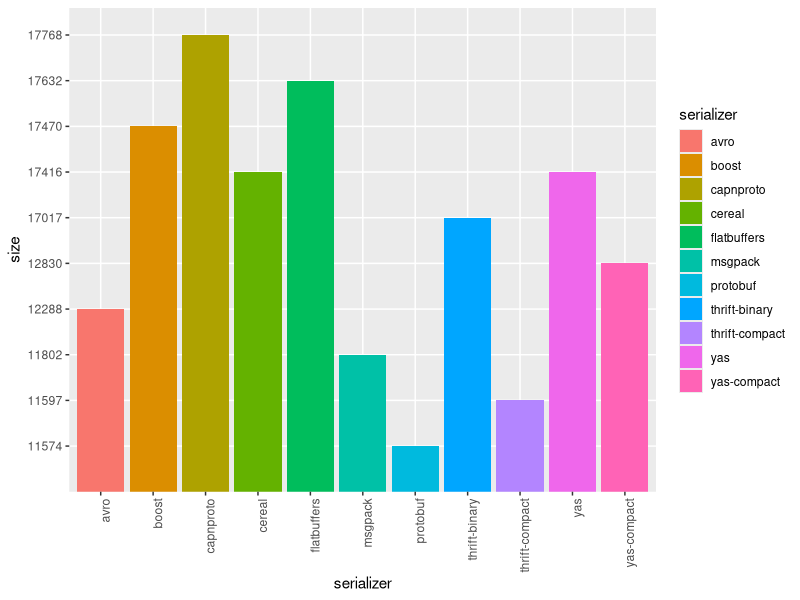
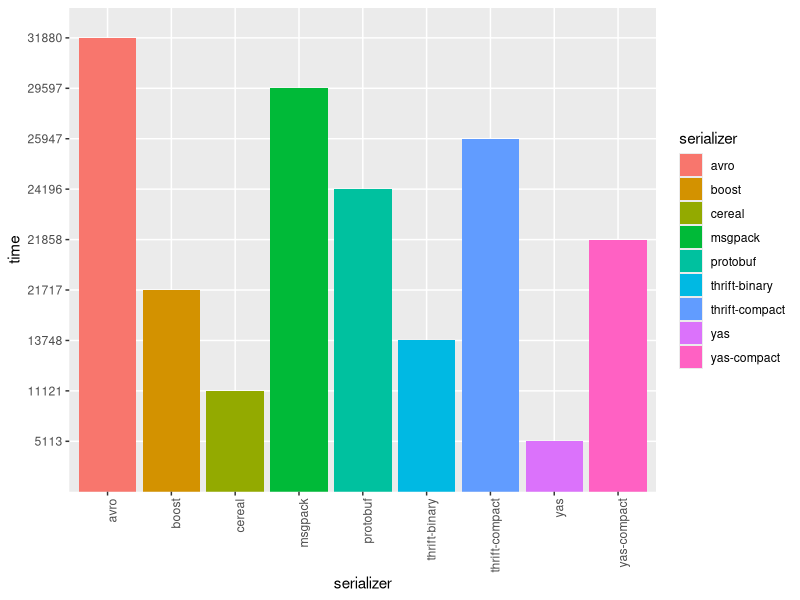
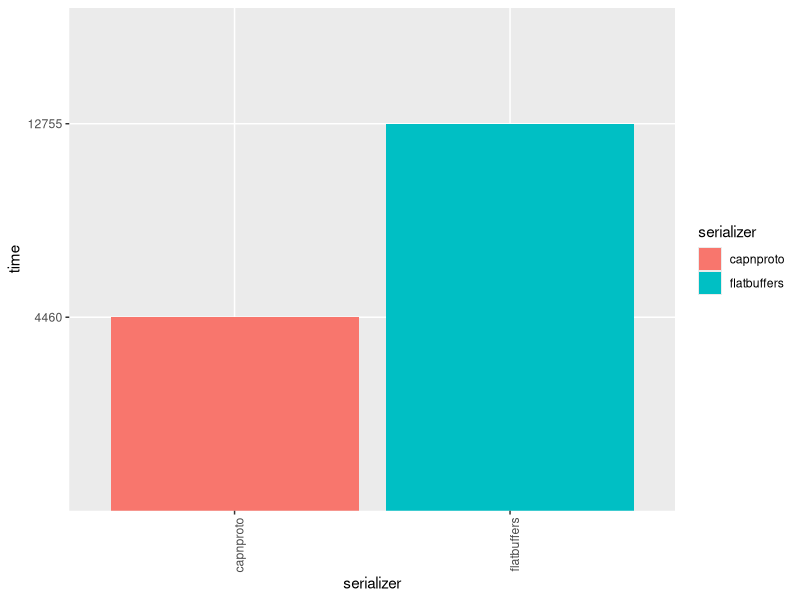

Generate these figures, in order, with R:
library(ggplot2)

names.size <- c("thrift-binary", "thrift-compact", "protobuf", "boost", "msgpack", "cereal", "avro", "capnproto", "flatbuffers", "yas", "yas-compact")
names.time <- c("thrift-binary", "thrift-compact", "protobuf", "boost", "msgpack", "cereal", "avro", "yas", "yas-compact")
names.time2 <- c("capnproto", "flatbuffers")
# data from the 1000000 simulations
# for t in thrift-binary thrift-compact protobuf boost msgpack cereal avro yas yas-compact; do echo -n "$t: "; ./benchmark 1 $t | grep size | awk '{print $4}'; done
size <- c(
     17017 # thrift-binary
    ,11597 # thrift-compact
    ,11574 # protobuf
    ,17470 # boost
    ,11802 # msgpack
    ,17416 # cereal
    ,12288 # avro
    ,17768 # capnproto
    ,17632 # flatbuffers
    ,17416 # yas
    ,12830 # yas-compact
)
# for t in thrift-binary thrift-compact protobuf boost msgpack cereal avro yas yas-compact; do rm -f /tmp/$t.time; echo -n "$t: "; for i in `seq 1 50`; do ./benchmark 1000000 $t | grep time | awk '{print $4}' >>/tmp/$t.time; done; awk '{ sum += $1 } END { print sum/50}' /tmp/$t.time; done
time <- c(
     13748 # thrift-binary
    ,25947 # thrift-compact
    ,24196 # protobuf
    ,21717 # boost
    ,29597 # msgpack
    ,11121 # cereal
    ,31880 # avro
    ,5113  # yas
    ,21858 # yas-compact
)
time2 <- c(
     4460  # capnproto
    ,12755 # flatbuffers
)

data.size <- as.data.frame(list(serializer = names.size, size = size))
data.time <- as.data.frame(list(serializer = names.time, time = time))
data.time2 <- as.data.frame(list(serializer = names.time2, time = time2))

ssize <- ggplot(data.size, aes(x = as.factor(serializer), y = as.factor(size), fill = serializer)) +
    geom_bar(stat = "identity") +
    xlab("serializer") +
    ylab("size") +
    theme(axis.text.x = element_text(angle = 90, hjust = 1))
png(filename="size.png", width = 800, height = 600)
plot(ssize)
dev.off()

stime <- ggplot(data.time, aes(x = as.factor(serializer), y = as.factor(time), fill = serializer)) +
    geom_bar(stat = "identity") +
    xlab("serializer") +
    ylab("time") +
    theme(axis.text.x = element_text(angle = 90, hjust = 1))
png(filename="time.png", width = 800, height = 600)
plot(stime)
dev.off()

stime2 <- ggplot(data.time2, aes(x = as.factor(serializer), y = as.factor(time), fill = serializer)) +
    geom_bar(stat = "identity") +
    xlab("serializer") +
    ylab("time") +
    theme(axis.text.x = element_text(angle = 90, hjust = 1))
png(filename="time2.png", width = 800, height = 600)
plot(stime2)
dev.off()
